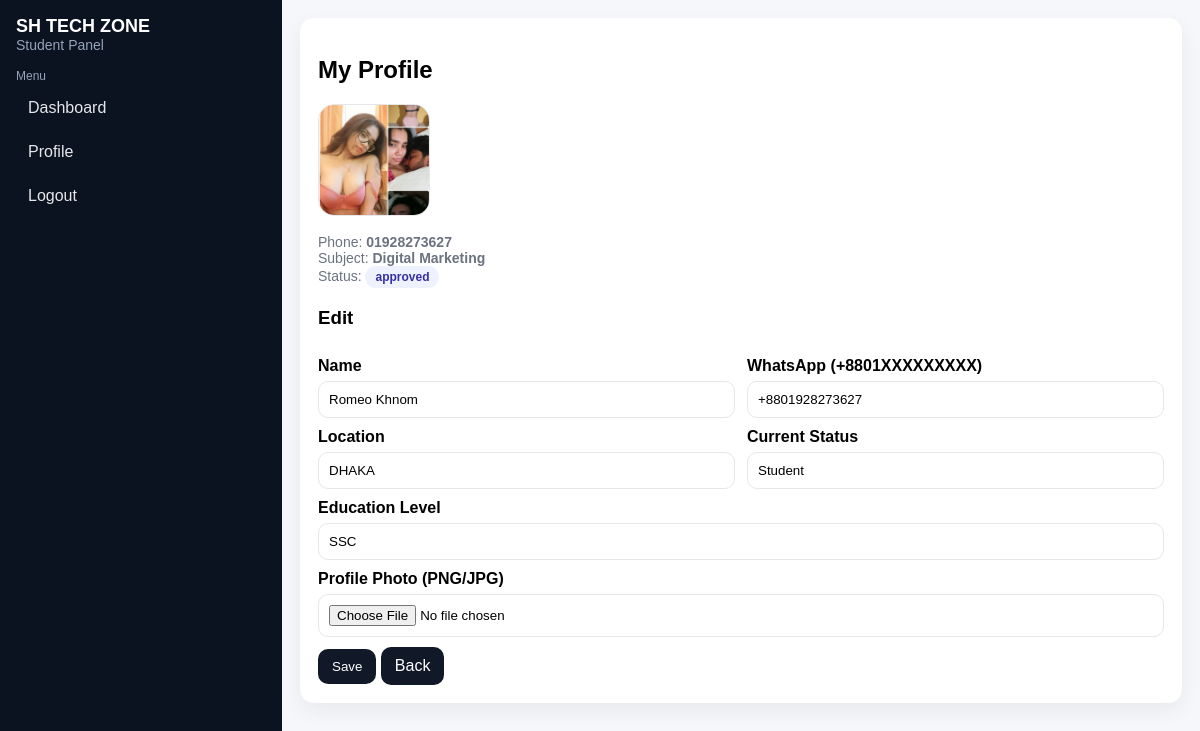
Screenshot of /profile (signed in) with the database file from the repository.
### tables this page shows
CREATE TABLE users (
        id INTEGER PRIMARY KEY AUTOINCREMENT,
        name TEXT NOT NULL,
        student_code TEXT UNIQUE,
        phone TEXT UNIQUE NOT NULL,
        whatsapp TEXT NOT NULL,
        subject_id INTEGER,
        batch_id INTEGER,
        password_hash TEXT NOT NULL,
        created_at TEXT NOT NULL,
        is_blocked INTEGER NOT NULL DEFAULT 0,
        status TEXT NOT NULL DEFAULT 'registered',
        location TEXT NOT NULL DEFAULT '-',
        current_status TEXT NOT NULL DEFAULT '-',
        education_level TEXT NOT NULL DEFAULT '-',
        profile_image TEXT,
        FOREIGN KEY (subject_id) REFERENCES subjects(id),
        FOREIGN KEY (batch_id) REFERENCES batches(id)
    );

CREATE TABLE subjects (
        id INTEGER PRIMARY KEY AUTOINCREMENT,
        name TEXT UNIQUE NOT NULL,
        is_active INTEGER NOT NULL DEFAULT 1,
        image_path TEXT,
        description TEXT,
        created_at TEXT NOT NULL
    );

### app.py (the view, shortened to what this page needs)
@app.route("/profile", methods=["GET", "POST"])
@student_required
def profile():
    if not require_student_ok():
        return redirect(url_for("login"))
    uid = session["user_id"]
    conn = get_db()
    user = conn.execute(
        """SELECT u.*, s.name AS subject_name
           FROM users u LEFT JOIN subjects s ON s.id=u.subject_id
           WHERE u.id=?""",
        (uid,),
    ).fetchone()
    if not user:
        conn.close()
        session.clear()
        return redirect(url_for("login"))
    conn.close()
    return render_template("student/profile.html", site_name=SITE_NAME, user=user)

### app.py (called while the page is built)
def get_db():
    conn = sqlite3.connect(DB_PATH)
    conn.row_factory = sqlite3.Row
    try:
        conn.execute("PRAGMA foreign_keys = ON")
    except Exception:
        pass
    return conn

def student_required(fn):
    @wraps(fn)
    def wrapper(*args, **kwargs):
        if not session.get("user_id"):
            return redirect(url_for("login"))
        return fn(*args, **kwargs)
    return wrapper

def require_student_ok():
    uid = session.get("user_id")
    if not uid:
        return False
    conn = get_db()
    row = conn.execute("SELECT is_blocked FROM users WHERE id=?", (uid,)).fetchone()
    conn.close()
    if not row:
        session.clear()
        return False
    if row["is_blocked"]:
        session.clear()
        flash("আপনার অ্যাকাউন্ট ব্লক করা। Admin এর সাথে যোগাযোগ করুন।", "danger")
        return False
    return True

### templates/student/profile.html
{% extends "student/base.html" %}
{% block content %}
  <h2>My Profile</h2>
  {% if user.profile_image %}
    <div style="margin:10px 0;">
      <img src="{{ url_for('static', filename='uploads/' + user.profile_image) }}" alt="profile" style="width:110px;height:110px;object-fit:cover;border-radius:16px;border:1px solid #e5e7eb;"/>
    </div>
  {% endif %}
  <p class="muted">
    Phone: <b>{{ user.phone }}</b><br/>
    Subject: <b>{{ user.subject_name or '-' }}</b><br/>
    Status: <span class="pill">{{ user.status }}</span>
  </p>
  <h3>Edit</h3>
  <form method="post" enctype="multipart/form-data">
    <div class="row">
      <div>
        <label>Name</label>
        <input name="name" required value="{{ user.name }}" />
      </div>
      <div>
        <label>WhatsApp (+8801XXXXXXXXX)</label>
        <input name="whatsapp" required value="{{ user.whatsapp }}" />
      </div>
    </div>
    <div class="row">
      <div>
        <label>Location</label>
        <input name="location" required value="{{ user.location }}" />
      </div>
      <div>
        <label>Current Status</label>
        <input name="current_status" required value="{{ user.current_status }}" />
      </div>
    </div>
    <label>Education Level</label>
    <input name="education_level" required value="{{ user.education_level }}" />
    <label>Profile Photo (PNG/JPG)</label>
    <input type="file" name="profile_image" accept=".png,.jpg,.jpeg" />
    <button class="btn btn2" type="submit" style="margin-top:12px;">Save</button>
    <a class="btn" href="{{ url_for('dashboard') }}">Back</a>
  </form>
{% endblock %}

### templates/student/base.html (style rules this page uses)
body { font-family: Arial, sans-serif; margin: 0; background: #f6f7fb; }
.muted { color:#6b7280; font-size: 14px; }
a.btn, button.btn { display:inline-block; padding: 10px 14px; border-radius: 10px; border: 0; text-decoration:none; background:#111827; color:#fff; cursor:pointer; }
.btn2 { background:#2563eb; }
textarea, input, select { width:100%; padding:10px; border-radius:10px; border:1px solid #e5e7eb; box-sizing: border-box; }
label { font-weight: 700; display:block; margin: 10px 0 6px; }
.pill { display:inline-block; padding: 4px 10px; border-radius: 999px; background:#eef2ff; color:#3730a3; font-weight:700; font-size:12px; }
.row { display:grid; grid-template-columns: 1fr 1fr; gap: 12px; }

### rows the page displays
users: profile_image (picture), phone "01928273627", status "approved", name "Romeo Khnom", whatsapp "+8801928273627", location "DHAKA", current_status "Student", education_level "SSC"
subjects: name "Digital Marketing"

### other values shown
{{ site_name }} "SH TECH ZONE"
